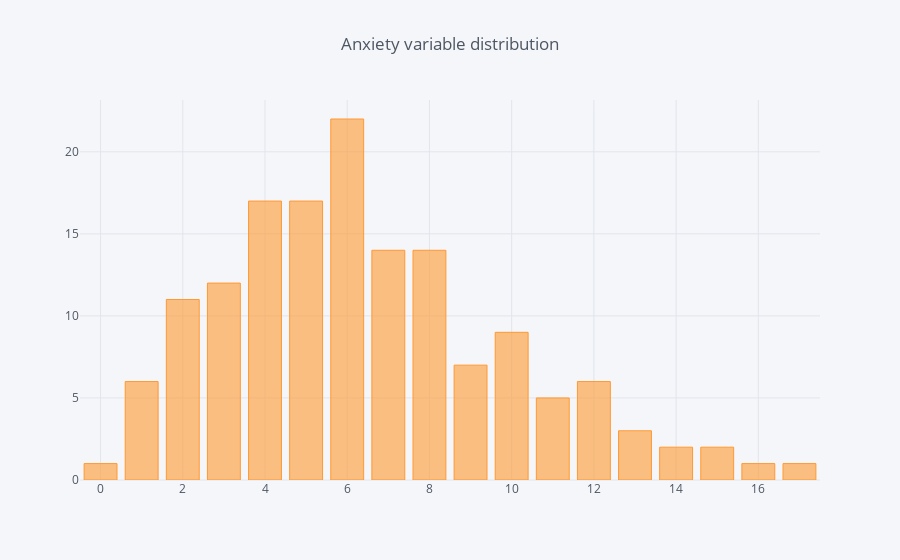

Here is the notebook cell this chart was saved with:
### Markdown cell above
#### How anxious are the patients?

### Code cell
df.anxiety.value_counts().to_frame().iplot(kind='bar', title="Anxiety variable distribution")

### Figure 1 — Plotly figure (JSON) as saved in the notebook; plotly's stock layout.template omitted (floating-point values rounded to 4 significant figures)
{"data": [{"marker": {"color": "rgba(255, 153, 51, 0.6)", "line": {"color": "rgba(255, 153, 51, 1.0)", "width": 1}}, "name": "anxiety", "orientation": "v", "text": "", "type": "bar", "uid": "557c54b4-11cc-4f43-8d37-35674860a1ab", "x": [6, 4, 5, 8, 7, 3, 2, 10, 9, 12, 1, 11, 13, 15, 14, 16, 0, 17], "y": [22, 17, 17, 14, 14, 12, 11, 9, 7, 6, 6, 5, 3, 2, 2, 1, 1, 1]}], "layout": {"legend": {"bgcolor": "#F5F6F9", "font": {"color": "#4D5663"}}, "paper_bgcolor": "#F5F6F9", "plot_bgcolor": "#F5F6F9", "title": {"font": {"color": "#4D5663"}, "text": "Anxiety variable distribution"}, "xaxis": {"gridcolor": "#E1E5ED", "showgrid": true, "tickfont": {"color": "#4D5663"}, "title": {"font": {"color": "#4D5663"}, "text": ""}, "zerolinecolor": "#E1E5ED"}, "yaxis": {"gridcolor": "#E1E5ED", "showgrid": true, "tickfont": {"color": "#4D5663"}, "title": {"font": {"color": "#4D5663"}, "text": ""}, "zerolinecolor": "#E1E5ED"}}}
